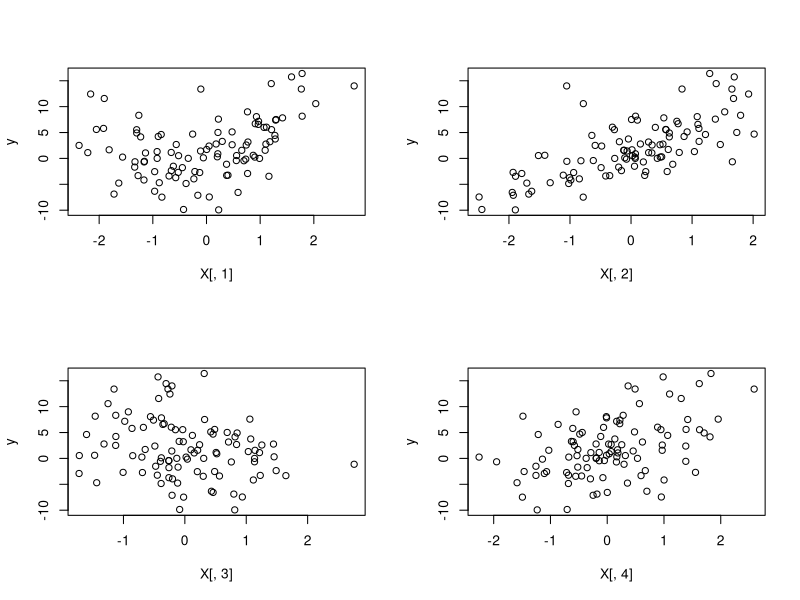
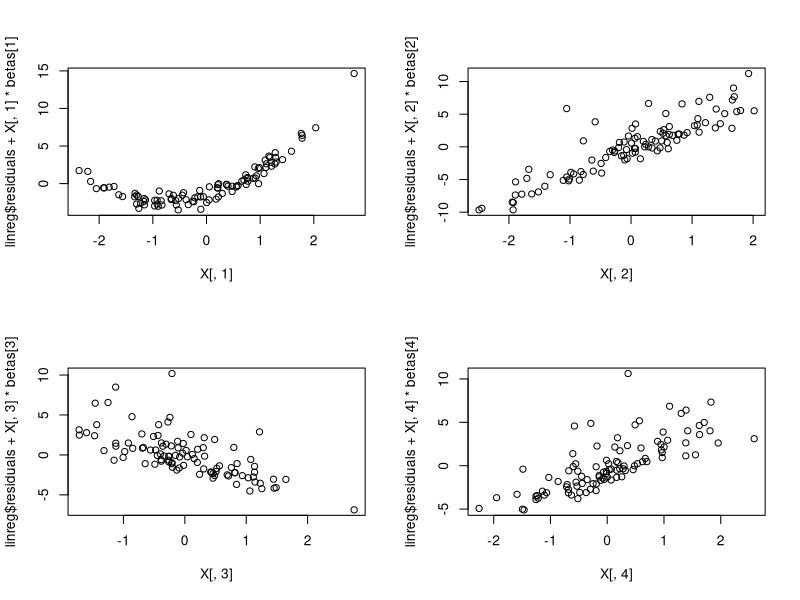
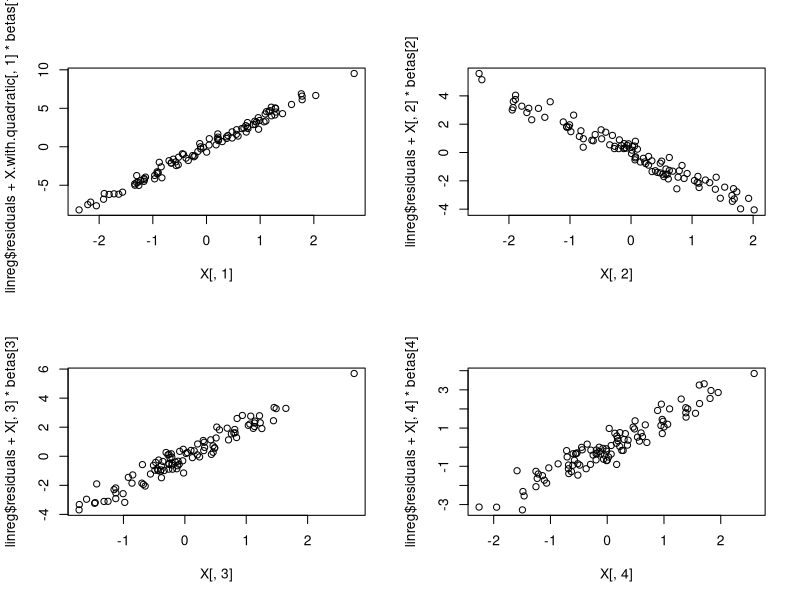
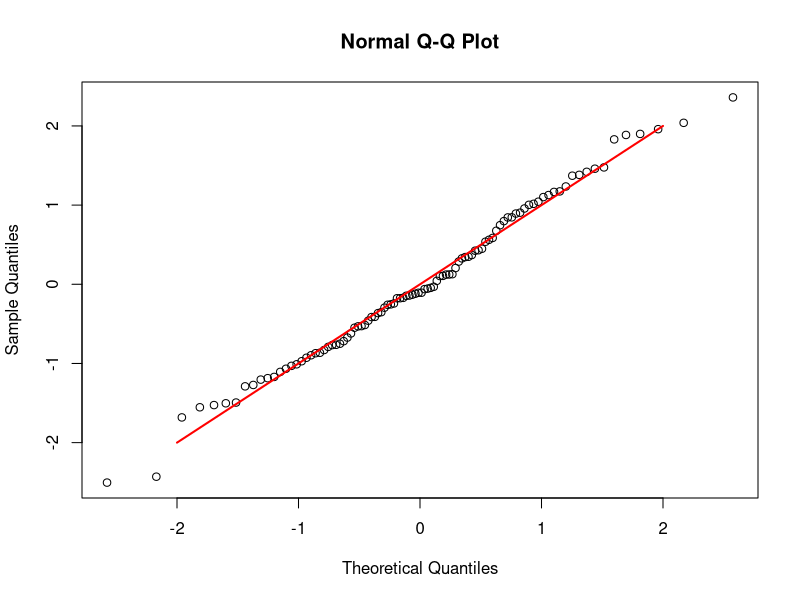
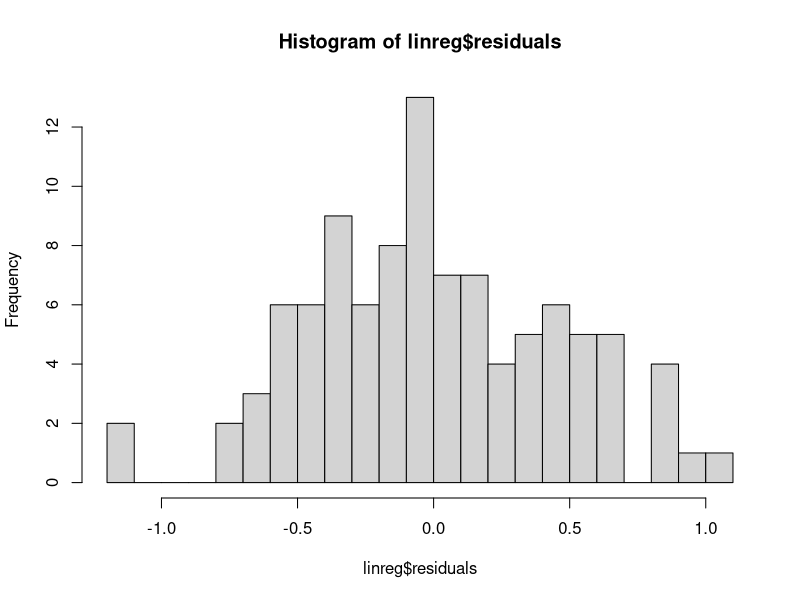

Here is the R script that generated these plots, in order:

p = 5;
n = 100;
betas = c(2.1, 3.5, -1.9, 2.0, 1.5);
samples = rnorm(n * (p - 1));
X = matrix(samples, nrow = n, ncol = p-1);
X.with.quadratic = cbind(X, X[, 1]^2);
y = X.with.quadratic %*% betas + .5 * rnorm(n);

par(mfrow=c(2, 2));
plot(X[, 1], y)
plot(X[, 2], y)
plot(X[, 3], y)
plot(X[, 4], y)

linreg = lm(formula = y ~ X);
betas = linreg$coefficients[2:p];
par(mfrow = c(2, 2));
plot(X[, 1], linreg$residuals + X[, 1] * betas[1])
plot(X[, 2], linreg$residuals + X[, 2] * betas[2])
plot(X[, 3], linreg$residuals + X[, 3] * betas[3])
plot(X[, 4], linreg$residuals + X[, 4] * betas[4])

linreg = lm(formula = y ~ X.with.quadratic);
betas = linreg$coefficients[2:p+1];
par(mfrow = c(2, 2));
plot(X[, 1], linreg$residuals + X.with.quadratic[, 1] * betas[1])
plot(X[, 2], linreg$residuals + X[, 2] * betas[2])
plot(X[, 3], linreg$residuals + X[, 3] * betas[3])
plot(X[, 4], linreg$residuals + X[, 4] * betas[4])

par(mfrow = c(1, 1));
qqnorm(linreg$residuals / sd(linreg$residuals));
lines(c(-2, 2), c(-2, 2), col="red", lwd=2);

hist(linreg$residuals, plot=TRUE, breaks=20);
